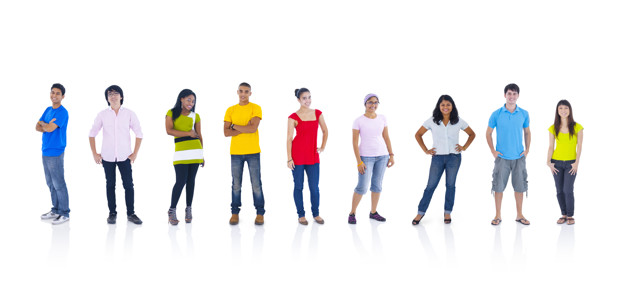
#> input picture imagens/pessoas.jpg, 626 x 294 px
$ python Test_detection.py
#> lines starting #> are read from the running program, lines starting #| are printed output that depends on the picture; after the words box and inside, x2 and y2 are one past the last pixel; in counts of white or black regions, pixels touching at a corner belong together
import cv2

image = cv2.imread('imagens/pessoas.jpg')
#> image is the input picture: shape (294, 626, 3); mean B, G, R 234.7, 234.1, 235.2

detector = cv2.CascadeClassifier('cascade/fullbody.xml')

# converter imagem para cinza
image_gray = cv2.cvtColor(image, cv2.COLOR_BGR2GRAY)
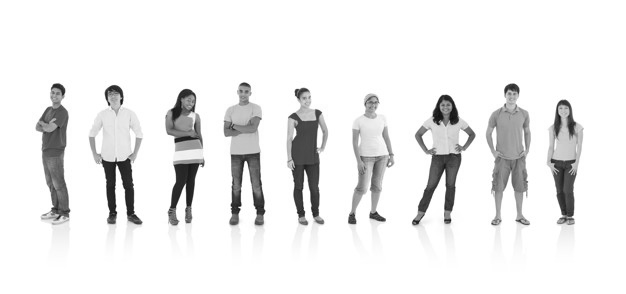
#> image_gray: shape (294, 626); min 15, max 255, mean 234.5
# cv2.imshow("Pesssoas", image_gray)

# detecção
detections = detector.detectMultiScale(image_gray)
#> detections = [[431, 168, 32, 64], [536, 124, 56, 112], [266, 80, 75, 151], [144, 100, 71, 142], [195, 47, 96, 192], [327, 69, 84, 169], [461, 60, 92, 184], [70, 57, 95, 189], [12, 66, 90, 180]]

print(detections)
#| [[431 168  32  64]
#|  [536 124  56 112]
#|  [266  80  75 151]
#|  [144 100  71 142]
#|  [195  47  96 192]
#|  [327  69  84 169]
#|  [461  60  92 184]
#|  [ 70  57  95 189]
#|  [ 12  66  90 180]]
print(len(detections))
#| 9

for (x, y, l, a) in detections:
    cv2.rectangle(image, (x, y), (x + l, y + a), (0, 255, 0), 2)
#> this loop made 9 passes
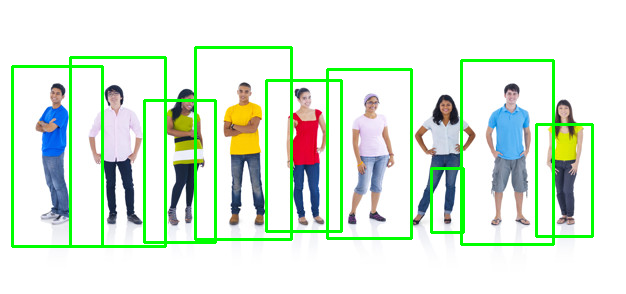
#> image: shape (294, 626, 3); 6.59% of pixels changed, all inside (x1, y1, x2, y2) = (11, 46, 594, 248)

cv2.imshow("Detections", image)

#para sair aperte espaço
print('------------------------')
print('Para sair aperte espaço!')
cv2.waitKey(0)
cv2.destroyAllWindows()
